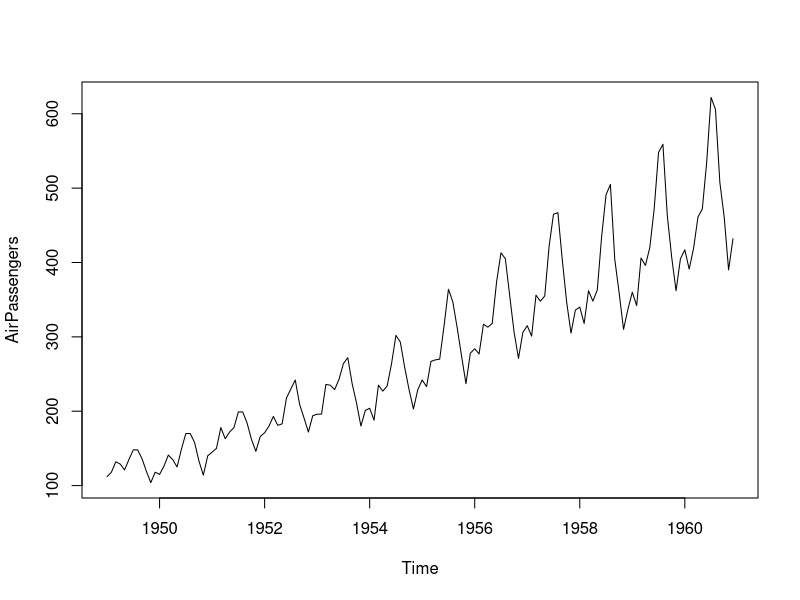
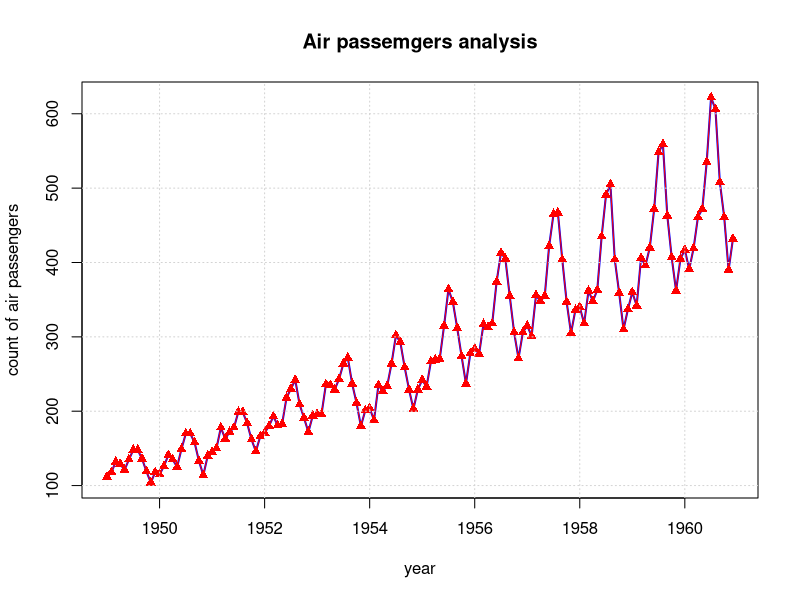
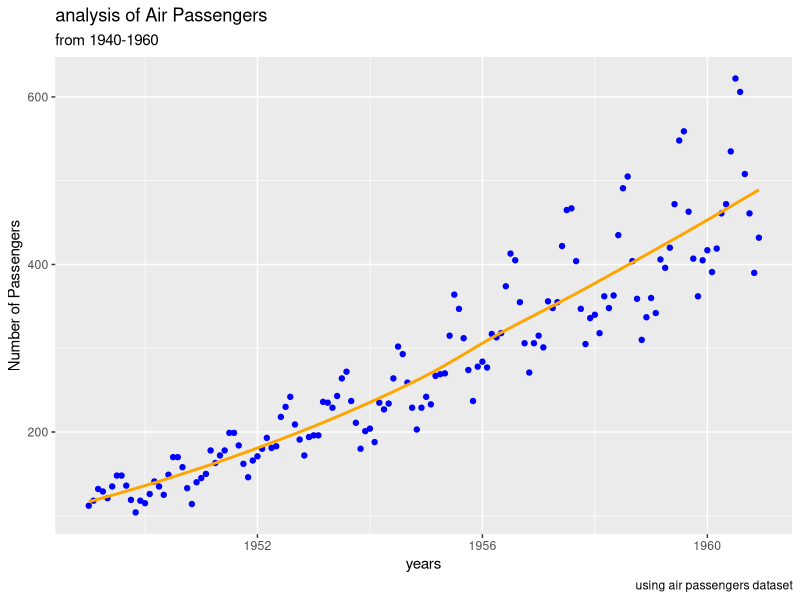

Write the R code that produced these figures, in order.
#week3 exercise
#laod the dataset
AirPassengers

?AirPassengers
#vertify the dataset
class(AirPassengers)
View(AirPassengers)
#convert the dataset to dataframe
ap_df = data.frame(
  year = time(AirPassengers),
  passengers = as.numeric(AirPassengers)
)
ap_df_months <- data.frame(
  year = floor(time(AirPassengers)),
  month = cycle(time(AirPassengers)),
  passengers = as.numeric(AirPassengers)
)
ap_df_months

plot(AirPassengers)
  
plot(AirPassengers,
     type ='l',
     lwd = 2,
     main="Air passemgers analysis",
       xlab="year",
       ylab="count of air passengers",
       labels=TRUE,
       col="blue",)
points(AirPassengers,
     type ='o',
     pch = 17 ,
     col = "red")

grid()


# Load ggplot2 library
library(ggplot2)

# Histogram of Air Passengers using ggplot2
ggplot(ap_df, aes(x = year , y  = passengers)) +
  geom_line(
    color = "black",
    linewidth = 0
  ) +
  labs(
    title = "analysis of Air Passengers",
    caption = "using air passengers dataset",
    subtitle = "from 1940-1960" ,
    x = "years",
    y = "Number of Passengers"
  ) +
  geom_point(color = 'blue') +
  geom_smooth(se = FALSE , color = 'orange')
  theme_linedraw()


